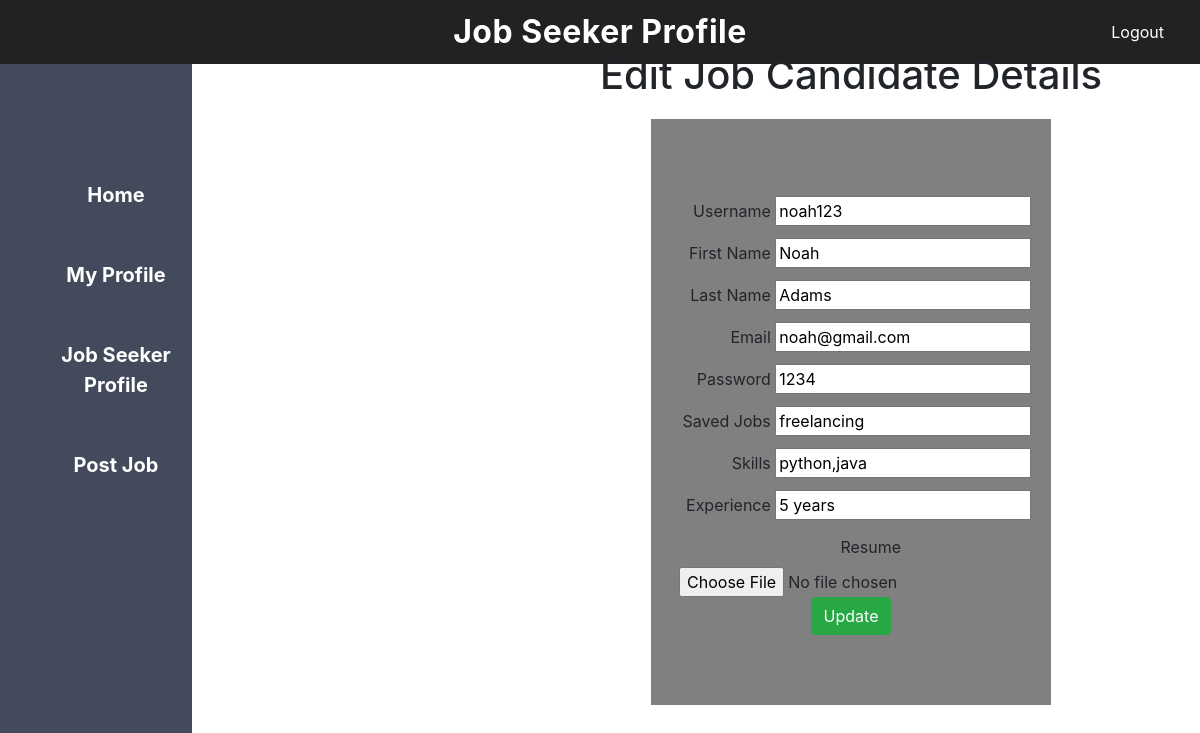
Screenshot of /update_js_profile.php?job_seeker_id=7 with the database file from the repository.
### tables this page shows
CREATE TABLE `user` (
  `id` int(10) NOT NULL,
  `username` varchar(100) DEFAULT NULL,
  `fname` varchar(100) DEFAULT NULL,
  `lname` varchar(100) DEFAULT NULL,
  `email` varchar(100) DEFAULT NULL,
  `password` varchar(50) DEFAULT NULL,
  `job_seeker_flag` tinyint(1) NOT NULL DEFAULT 0,
  `saved_jobs` varchar(100) DEFAULT NULL,
  `skill` varchar(100) DEFAULT NULL,
  `experience` varchar(100) DEFAULT NULL,
  `resume` varchar(255) DEFAULT NULL,
  `employer_flag` tinyint(1) NOT NULL DEFAULT 0
);

### update_js_profile.php (the view, shortened to what this page needs)
<?php
$host="localhost";
$user="root";
$password="";
$db="job_platform";
$data=mysqli_connect($host,$user,$password,$db);
$id=$_GET['job_seeker_id'];
$sql="SELECT * FROM user where id='$id'";
$result=mysqli_query($data,$sql);
$info=$result->fetch_assoc();
?>
<!DOCTYPE html>
<html lang="en">
<head>
	<link href="css/font-awesome.min.css" rel="stylesheet"/>
	<link href="css/bootstrap.min.css" rel="stylesheet"/>
	<link href="css/animate.min.css" rel="stylesheet"/>
    <link href="css/employer.css" rel="stylesheet"/>
</head>
<body>
        <section id="header">
           <div class="header-title">Job Seeker Profile</div>
		   <div class="logout">
		       <a href="logout.php">Logout</a>
		   </div>
		   <div class="contentT">
		      <center>
		      <h1>Edit Job Candidate Details</h1>
			  <div class="deg">
			     <form action="#" method="POST">
				   <div>
				       <label>Username</label>
					   <input type="text" name="username"
					   value="<?php echo "{$info['username']}"; ?>"
					   >
				   </div>
				   <div>
				       <label>First Name</label>
					   <input type="text" name="fname"
					   value="<?php echo "{$info['fname']}"; ?>"
					   >
				   </div>
				   <div>
				       <label>Last Name</label>
					   <input type="text" name="lname"
					   value="<?php echo "{$info['lname']}"; ?>"
					   >
				   </div>
				   <div>
				       <label>Email</label>
					   <input type="email" name="email"
					   value="<?php echo "{$info['email']}"; ?>"
					   >
				   </div>
				   <div>
				       <label>Password</label>
					   <input type="text" name="password"
					   value="<?php echo "{$info['password']}"; ?>"
					   >
				   </div>
				   <div>
				       <label>Saved Jobs</label>
					   <input type="text" name="saved_jobs"
					   value="<?php echo "{$info['saved_jobs']}"; ?>"
					   >
				   </div>
				   <div>
				       <label>Skills</label>
					   <input type="text" name="skill"
					   value="<?php echo "{$info['skill']}"; ?>"
					   >
				   </div>
				   <div>
				       <label>Experience</label>
					   <input type="text" name="experience"
					   value="<?php echo "{$info['experience']}"; ?>"
					   >
				   </div>
				   <div>
				       <label>Resume</label>
					   <input type="file" name="resume"
					   value="<?php echo "{$info['resume']}"; ?>"
					   >
				   </div>
				   <div>
			           <input type="submit" class="btn btn-success" name="update" value="Update">
			       </div>
				 </form>
			  </div>
			  </center>
		   </div>
        </section>
		<aside>
		    <ul>
			    <li>
				    <a href="employerhome.php">Home</a>
				</li>
				 <li>
				    <a href="employerprofile.php">My Profile</a>
				</li>
				 <li>
				    <a href="modify_JS_Pro.php">Job Seeker Profile</a>
				</li>
				 <li>
				    <a href="">Post Job</a>
				</li>
			</ul>
		</aside>
</body>
</html>

### employer.css (style rules this page uses)
body { margin: 0; background-image: url('../img/bg3.jpg'); background-size: cover; background-position: center; height: 100vh; }
#header { position: fixed; top: 0; left: 0; right: 0; height: 64px; display: flex; align-items: center; justify-content: center; background: #222; z-index: 1000; }
#header .header-title { font-size: 32px; color: #fff; margin: 0; font-weight: 700; letter-spacing: .5px; }
.logout { position: absolute; top: 50%; right: 20px; transform: translateY(-50%); }
.logout a { color: #fff; text-decoration: none; font-size: 16px; padding: 8px 16px; border-radius: 4px; transition: background-color 0.3s ease; }
ul { background-color: #424a5b; width:16%; height:100%; position:fixed; padding-top:15%; text-align:center; }
ul li { list-style:none; padding-bottom:50px; font-size:20px; }
ul li a { color: white; font-weight:bold; text-decoration:none; }
.contentT { position: absolute; top: 80%; left: 50%; }
label { display:inline-block; text-align:right; width:100px; padding-top:10px; padding-bottom:10px vertical-align:middle; }
.deg { background-color:grey; width:400px; padding-top:70px; padding-bottom:70px; margin: 20px auto 0; }

### rows the page displays
user: username "noah123", fname "Noah", lname "Adams", email "noah@gmail.com", password "1234", saved_jobs "freelancing", skill "python,java", experience "5 years"
